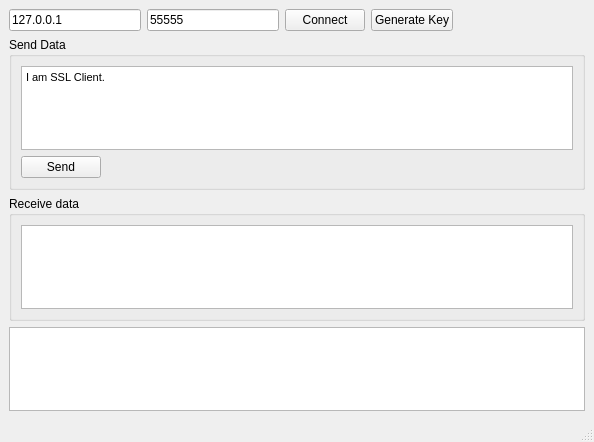
<?xml version="1.0" encoding="UTF-8"?>
<ui version="4.0">
 <class>MainWindow</class>
 <widget class="QMainWindow" name="MainWindow">
  <property name="geometry">
   <rect>
    <x>0</x>
    <y>0</y>
    <width>594</width>
    <height>442</height>
   </rect>
  </property>
  <property name="windowTitle">
   <string>MainWindow</string>
  </property>
  <widget class="QWidget" name="centralwidget">
   <layout class="QVBoxLayout" name="verticalLayout_2">
    <item>
     <layout class="QVBoxLayout" name="verticalLayout">
      <item>
       <layout class="QHBoxLayout" name="horizontalLayout">
        <item>
         <widget class="QLineEdit" name="ip">
          <property name="text">
           <string>127.0.0.1</string>
          </property>
         </widget>
        </item>
        <item>
         <widget class="QLineEdit" name="port">
          <property name="text">
           <string>55555</string>
          </property>
         </widget>
        </item>
        <item>
         <widget class="QPushButton" name="button_connect">
          <property name="text">
           <string>Connect</string>
          </property>
         </widget>
        </item>
        <item>
         <widget class="QPushButton" name="btn_generate">
          <property name="text">
           <string>Generate Key</string>
          </property>
         </widget>
        </item>
        <item>
         <spacer name="horizontalSpacer">
          <property name="orientation">
           <enum>Qt::Horizontal</enum>
          </property>
          <property name="sizeHint" stdset="0">
           <size>
            <width>40</width>
            <height>20</height>
           </size>
          </property>
         </spacer>
        </item>
       </layout>
      </item>
      <item>
       <widget class="QGroupBox" name="groupBox">
        <property name="title">
         <string>Send Data</string>
        </property>
        <layout class="QVBoxLayout" name="verticalLayout_4">
         <item>
          <layout class="QVBoxLayout" name="verticalLayout_3">
           <item>
            <widget class="QTextEdit" name="textEdit">
             <property name="html">
              <string>&lt;!DOCTYPE HTML PUBLIC &quot;-//W3C//DTD HTML 4.0//EN&quot; &quot;http://www.w3.org/TR/REC-html40/strict.dtd&quot;&gt;
&lt;html&gt;&lt;head&gt;&lt;meta name=&quot;qrichtext&quot; content=&quot;1&quot; /&gt;&lt;style type=&quot;text/css&quot;&gt;
p, li { white-space: pre-wrap; }
&lt;/style&gt;&lt;/head&gt;&lt;body style=&quot; font-family:'Ubuntu'; font-size:11pt; font-weight:400; font-style:normal;&quot;&gt;
&lt;p style=&quot; margin-top:0px; margin-bottom:0px; margin-left:0px; margin-right:0px; -qt-block-indent:0; text-indent:0px;&quot;&gt;&lt;span style=&quot; font-family:'MS Shell Dlg 2'; font-size:8.25pt;&quot;&gt;I am SSL Client.&lt;/span&gt;&lt;/p&gt;&lt;/body&gt;&lt;/html&gt;</string>
             </property>
             <property name="placeholderText">
              <string/>
             </property>
            </widget>
           </item>
           <item>
            <layout class="QHBoxLayout" name="horizontalLayout_2">
             <item>
              <widget class="QPushButton" name="button_send">
               <property name="text">
                <string>Send</string>
               </property>
              </widget>
             </item>
             <item>
              <spacer name="horizontalSpacer_2">
               <property name="orientation">
                <enum>Qt::Horizontal</enum>
               </property>
               <property name="sizeHint" stdset="0">
                <size>
                 <width>40</width>
                 <height>20</height>
                </size>
               </property>
              </spacer>
             </item>
            </layout>
           </item>
          </layout>
         </item>
        </layout>
       </widget>
      </item>
      <item>
       <widget class="QGroupBox" name="gb_receive_data">
        <property name="title">
         <string>Receive data</string>
        </property>
        <layout class="QGridLayout" name="gridLayout">
         <item row="0" column="0">
          <widget class="QTextEdit" name="edt_receive_data"/>
         </item>
        </layout>
       </widget>
      </item>
      <item>
       <widget class="QTextEdit" name="log"/>
      </item>
     </layout>
    </item>
   </layout>
  </widget>
  <widget class="QMenuBar" name="menubar">
   <property name="geometry">
    <rect>
     <x>0</x>
     <y>0</y>
     <width>594</width>
     <height>22</height>
    </rect>
   </property>
  </widget>
  <widget class="QStatusBar" name="statusbar"/>
 </widget>
 <resources/>
 <connections/>
</ui>
